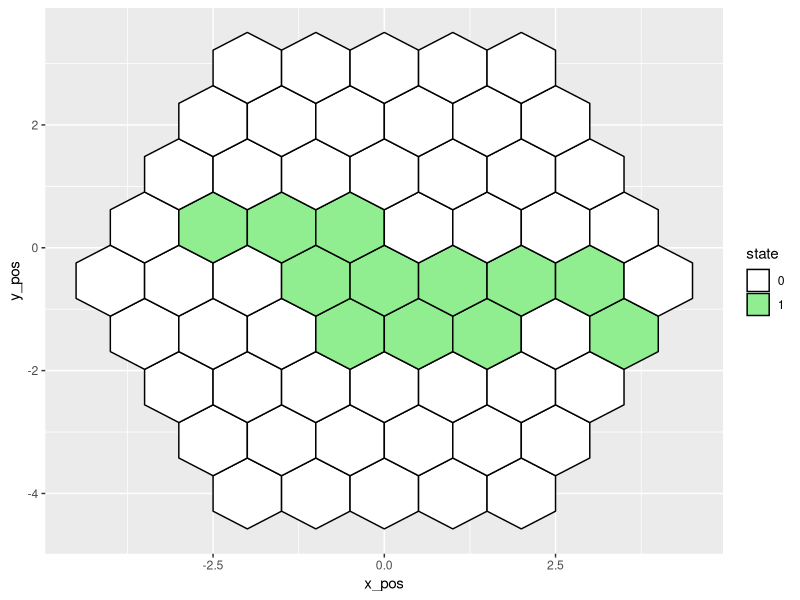
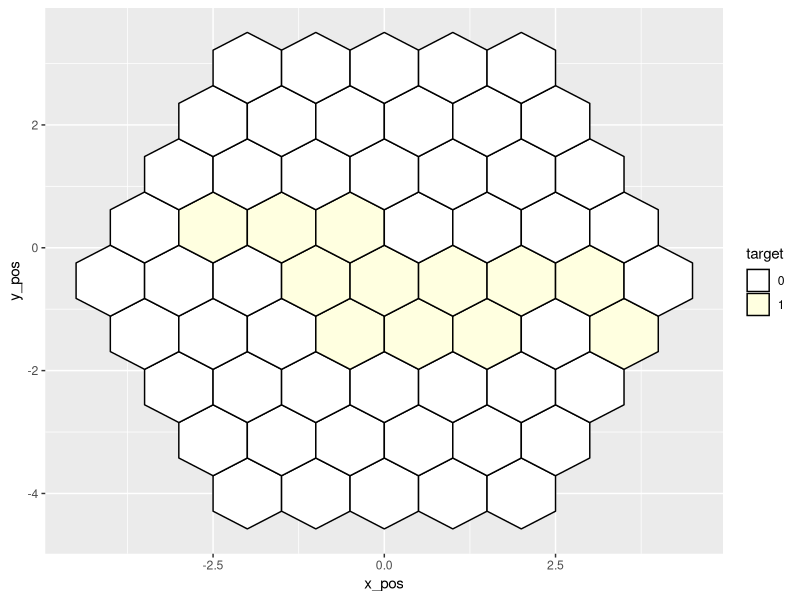
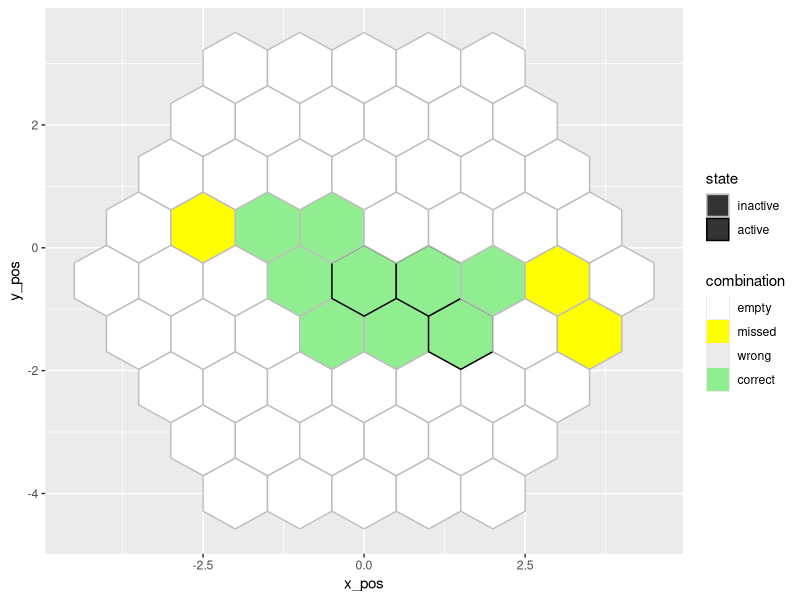

These charts were generated, in order, by the following R code:
rm(list=ls())

library(tidyverse)
library(ggplot2)

#########
# SETUP
#########

N <- 4 #Hexagon radius (excluding centre, other stuff should scale with this)



# action_displays = ['W','A','D','F', '&#8629 ','&#8736',
#                        'E','R','S','Z','X','C']
# action_keys = c('W','A','D','F','L','K',
#                 'E','R','S','Z','X','C')
# if (cache)
# {
#   primitive_keycodes = c(87, 65, 68, 70, 13, 32)
#   cachable_keycodes = c(69,82,83,90, 88, 67)
#   
#   # action_keys =     ['W','A','D','F','L','K']
#   action_keycodes = c(87, 65, 68, 70, 13, 32)#76, 75
#   # action_displays = ['W','A','D','Z', '&#8629','&#8736']
#   
#   console.log(cachable_keycodes)
#   
# } else {
#   primitive_keycodes = c(87, 65, 68, 70, 13, 32,
#                          69,82,83,90, 88, 67)
#   
#   action_keycodes = c(87, 65, 68, 70, 13, 32,
#                       69,82,83,90, 88, 67)#76, 75
#   
# }


# Core HEX functions

#Cube-coordinate directional vectors
cdv <- list(NE=c(1, -1, 0),
            E=c(1, 0, -1),
            SE=c(0, 1, -1),
            SW=c(-1, 1, 0),
            W=c(-1, 0, +1),
            NW=c(0, -1, +1))
#Convert cube coordinates q and r to xy
cube_to_oddr<-function(q,r)
{
  col = q + (r - bitwAnd(r,1)) / 2
  row = r
  data.frame(x_id=col, y_id=row)
}
# And back again
oddr_to_cube <- function(x,y)
{
  q = x - (y - bitwAnd(y,1)) / 2
  r = y
  s = -q-r
  data.frame(q=q, r=r, s=s)
}

# Make the board/state
make_hex_lattice = function(N, dist=1) {
  nx<-ny<-2*N+1
  origin<-c(-N,-N)
  offset<-c(0, rep(c(0.5,0), N))
  
  loc <- data.frame(x_pos = sort(c(rep(seq(from=0, by=dist, length.out=nx),each=ceiling(ny/2)),
                                            rep(seq(from=dist/2, by=dist, length.out=nx),
                                                each=floor(ny/2)))) + origin[1],
                          y_pos = rep(c(seq(from=0, by = dist*sqrt(3), length.out=ceiling(ny/2)),
                                           seq(from=dist*sqrt(3)/2, by=dist*sqrt(3),
                                               length.out=floor(ny/2))) + origin[2], times=nx))
  
  loc<-loc %>% mutate(x = rep(-N:N, each=ny),
                                  y = rep(c(seq(-N,N, by=2),seq((-N+1),N, by=2)), nx))
  
  loc <- cbind(loc, oddr_to_cube(loc$x, loc$y))
  
  loc<-loc %>% arrange(y, x) %>%
    filter(abs(q)<5 & abs(r)<5 & abs(s)<5) %>% mutate(id = 1:n()) %>%
  select(id, x, y, q,r,s, x_pos, y_pos)

  return(loc)
}

# Extend state description to include all polygon vertices
make_hex_coords  = function(loc) {
  # Separate x and y coordinates
  lx = loc$x_pos # x-coordinates
  ly = loc$y_pos # y-coordinates      
  # Plot hexagonal lattice as filled hexagons
  hex_x = data.frame(loc, cbind(lx + 0, lx + 0.5, lx + 0.5, lx + 0, lx - 0.5, lx - 0.5))
  hex_y = data.frame(loc, cbind(ly - 1/(sqrt(3)), ly - 1/(2*sqrt(3)), ly + 1/(2*sqrt(3)), ly + 1/(sqrt(3)), ly + 1/(2*sqrt(3)), ly - 1/(2*sqrt(3))))
  
  #Get your coordinates in long format with an id
  hexdat <- hex_x %>% gather(vertice, x_pos, X1:X6) %>% arrange(id, vertice)
  hexdat_y <-  hex_y %>% gather(vertice, y_pos, X1:X6) %>% arrange(id, vertice)
    #Merge them into the same dataframe
  hexdat$y_pos <- hexdat_y$y_pos

  return(hexdat)
}


# Create the board
empty_board<-make_hex_lattice(N)
full_board<-make_hex_coords(empty_board)

# Amortise the directional transformation vectors
# ################################################
cdv_amort<-list()
for (dir in 1:6)
{
  cdv_amort[[dir]]<-data.frame(from=1:nrow(empty_board), to = rep(NA, nrow(empty_board)))
  for (i in 1:nrow(empty_board))
  {
    tmp<-which(empty_board$q==empty_board$q[i]+cdv[[dir]][1] &
         empty_board$r==empty_board$r[i]+cdv[[dir]][2] &
         empty_board$s==empty_board$s[i]+cdv[[dir]][3])
    if (any(tmp))
    {
      cdv_amort[[dir]]$to[i]<-tmp
    }

  }
  cdv_amort[[dir]]<-cdv_amort[[dir]][!is.na(cdv_amort[[dir]]$to),] #Remove the indices that go off the board
}

rot_amort<-data.frame(from=1:nrow(empty_board), to = rep(NA, nrow(empty_board)))
for (i in 1:nrow(empty_board))
{
  tmp<-which(empty_board$q==-empty_board$q[i] &
               empty_board$r==-empty_board$r[i] &
               empty_board$s==-empty_board$s[i])
  if (any(tmp))
  {
    rot_amort$to[i]<-tmp
  }
}

flip_amort<-list()
for (axis in 1:3)
{
  flip_amort[[axis]]<-data.frame(from=1:nrow(empty_board), to = rep(NA, nrow(empty_board)))
  
  for (i in 1:nrow(empty_board))
  {
    if (axis==1)
    {
    tmp<-which(empty_board$q==empty_board$q[i] &
                 empty_board$r==empty_board$s[i] &
                 empty_board$s==empty_board$r[i])
    }
    
    if (axis==2)
    {
      tmp<-which(empty_board$q==empty_board$s[i] &
                   empty_board$r==empty_board$r[i] &
                   empty_board$s==empty_board$q[i])
    }
    
    if (axis==3)
    {
      tmp<-which(empty_board$q==empty_board$r[i] &
                   empty_board$r==empty_board$q[i] &
                   empty_board$s==empty_board$s[i])
    }
    
    if (any(tmp))
    {
      flip_amort[[axis]]$to[i]<-tmp
    }
  }
}

###################
# Create action set
# ##############
f<-list() 

f$AddUnit<-function(ts)
{
  #Add unit in centre
  # this_state[N+1,N+1] <- 1
  # ts$active[ts$x==0, ts$y==0] <- 1
  ts$active[31]<-1 #Amortised for speed!
  ts
}

f$RemoveUnit<-function(ts)
{
  #Add unit in center
  # ts$active[ts$x==0, ts$y==0] <- 0
  ts$active[31]<-0
  ts
}

f$AddBar<-function(ts)
{
  #Add horizontal bar
  ts$active[c(30, 31, 32)] <- 1
  #ts$x==-1 & ts$y==0
  #ts$x==0 & ts$y==0
  ts
}

f$AddCorner<-function(ts)
{
  #Add horizontal bar
  ts$active[c(24,31,32)] <- 1#ts$x==1 & ts$y==-1
  ts
}

f$RotateClockwise<-function(ts)
{
  os<-ts
  ts$active<-0
  ts$active[rot_amort$to]<-os$active[rot_amort$from]
  ts
}

f$Flip<-function(ts, axis=1)
{
  os<-ts
  ts$active<-0
  ts$active[flip_amort$to]<-os$active[flip_amort$from]
  ts
}


f$ShiftNE<-function(ts, dir = 1)
{
  os<-ts
  ts$active<-0
  ts$active[cdv_amort[[dir]]$to]<-os$active[cdv_amort[[dir]]$from]
  ts
}

f$ShiftE<-function(ts, dir = 2)
{
  os<-ts
  ts$active<-0
  ts$active[cdv_amort[[dir]]$to]<-os$active[cdv_amort[[dir]]$from]
  ts
}

f$ShiftNW<-function(ts, dir = 3)
{
  os<-ts
  ts$active<-0
  ts$active[cdv_amort[[dir]]$to]<-os$active[cdv_amort[[dir]]$from]
  ts
}

f$ShiftSE<-function(ts, dir = 4)
{
  os<-ts
  ts$active<-0
  ts$active[cdv_amort[[dir]]$to]<-os$active[cdv_amort[[dir]]$from]
  ts
}

f$ShiftW<-function(ts, dir = 5)
{
  os<-ts
  ts$active<-0
  ts$active[cdv_amort[[dir]]$to]<-os$active[cdv_amort[[dir]]$from]
  ts
}

f$ShiftNW<-function(ts, dir = 6)
{
  os<-ts
  ts$active<-0
  ts$active[cdv_amort[[dir]]$to]<-os$active[cdv_amort[[dir]]$from]
  ts
}

f$Lock<-function(ts)
{
  # Special function because it shifts the active state to the locked state for which we get the scored loss
  # Should I change this since we want every trial to come with a loss even if not yet locked?
  # I guess we could pull the scoring out and make the loss not dependent on things being locked
  # or make it that locking gives points and clears the hexes, such that the loss of the active state is just about the un-solved hexes
  ts$locked<-pmax(ts$locked, ts$active)
  ts$active<-0
  ts
}



# 
# Action <- function(keycode, this_state=state, real=T, midcache = F)
# {
#   # Basically a wrapper that executes a function, writes it to the results and triggers visualisation update...
#   if (keycode==76 | keycode==13){this_state<-Lock(this_state, real)}
#   if (keycode==75 | keycode==32){this_state<-RotateClockwise(this_state, real)}
# 
#   if (keycode==87){this_state<-Shift('W', this_state, real)}#w
# 
#   if (keycode==65){this_state<-AddUnit(this_state, real)}#a
#   if (keycode==68){this_state<-RemoveUnit(this_state, real)}#SW
#   if (keycode==70){this_state<-Flip(axis=1, this_state, real)}
# 
# 
#   if (cache)# & real
#   {
#       if (keycode==69){this_state<-UseCache(1, this_state, real)}#Shift('E', this_state, real)}#e->EAST
#       if (keycode==82){this_state<-UseCache(2, this_state, real)}#Shift('NE', this_state, real)}#r->NW
#       if (keycode==83){this_state<-UseCache(3, this_state, real)}#AddCorner(this_state, real)}#s
#       if (keycode==90){this_state<-UseCache(4, this_state, real)}#AddBar(this_state, real)}#z
#       if (keycode==88){this_state<-UseCache(5, this_state, real)}#Shift('SW', this_state, real)}#x
#       if (keycode==67){this_state<-UseCache(6, this_state, real)}#Shift('SE', this_state, real)}#c
#   } else {
#       if (keycode==69){this_state<-Shift('E', this_state, real)}
#       if (keycode==82){this_state<-Shift('NW', this_state, real)}
#       if (keycode==83){this_state<-Shift('SW', this_state, real)}
#       if (keycode==90){this_state<-AddCorner(this_state, real)}
#       if (keycode==88){this_state<-AddBar(this_state, real)}
#       if (keycode==67){this_state<-Shift('SE', this_state, real)}
#   }
# 
#   if (real & !midcache & (keycode%in%primitive_keycodes | keycode%in%c(81,75,76)))
#   {
#       cat('got here')
#       actions[length(actions)+1]<-keycode
#       
#       results$action_history[length(results$action_history)+1]<-actions
#       results$state_history[length(results$tate_history)+1]<-this_state
# 
#       #Update the visual (player's) state
#       Update()
#   }
#   
#   this_state
# }
#   
  
#   
# Update <-function() {
#   # Draws the hex board....  Will need to integrate with R plotting
#   
#   # Loop over the raw xy locations
#   for (y in 1:10)
#   {
#     for (x in seq(y%%2+1, 18, by=2))
#     {
#       #Convert to cube coordinate
#       these_cube_coords = oddr_to_cube(floor((x-2*N)/2),y-N)
#       # oddr_to_cube(floor(prx[x]/2),pry[y])
#       
#       #If we're inside the hexagon
#           if(abs(these_cube_coords[1])<5 & abs(these_cube_coords[2])<5 & abs(these_cube_coords[3])<5)
#           {
#               #If the square is already locked in...
#               if (locked_state[these_cube_coords[1]+N, these_cube_coords[2]+N]==1)
#               {
#                   #And if the locked in state is correct
#                   if (target[these_cube_coords[1]+N, these_cube_coords[2]+N]==1)
#                   {
#                       print('draw strong green')
#                       # d.draw(x, y, null, null, "#090") #Strong Green
#                   } else {
#                       #Otherwise
#                       print('draw red')
#                       # d.draw(x, y, null, null, "#900")#Red
#                   }
# 
#               } else {
#                   #If state is not already not locked in but is part of the target
#                   if (target[these_cube_coords[1]+N, these_cube_coords[2]+N]==1)
#                   {
#                     print('draw light green')
#                       # d.draw(x, y, null, null, "#9e9") #Light green
#                   } else {
#                       #Otherwise if unoccupied, non target and not locked in it is white
#                     print('draw white')
#                      # d.draw(x, y, null, null, "white")
#                   }
#               }
#               
#               # If the state is actively occupied
#               if (state[these_cube_coords[1]+N, these_cube_coords[2]+N]==1)
#               {
#                   #And part of the pattern
#                   if (target[these_cube_coords[1]+N, these_cube_coords[2]+N]==1)
#                   {
#                       print('draw green, black dot?')
#                       # d.draw(x, y, "•", "black", "#595")#"#595"
#                   } else {
#                     print('draw gray, black dot?')
#                     # d.draw(x, y, "•", "black",  "#999")
#                   }
#               } 
#           }
#       }
#   }
# 
#     # UpdateStringVis()
# }
# 


UseCache<-function(n, this_state, this_real)
{    
  #Read the cached pattern TODO KEEP THIS NOT IN THE STRING
  cache_pattern <- library[n]#Array.from($('#cache' + n).text())
  cat('before expanding:', cache_pattern)
  
  #Get rid of any nesting before the display process begins
  
  while (cachable_keycodes[1] %in% cache_pattern |
         cachable_keycodes[2] %in% cache_pattern | 
         cachable_keycodes[3] %in% cache_pattern | 
         cachable_keycodes[4] %in% cache_pattern | 
         cachable_keycodes[5] %in% cache_pattern | 
         cachable_keycodes[6] %in% cache_pattern ) {
    
    for (i in 1:length(cache_pattern))
    {
      for (j in 1:length(cachable_keycodes))
      {
        if (cache_pattern[i]==cachable_keycodes[j])
        {
          if (i==1)
          {
            cache_pattern<-c(library[[j]], cache_pattern[2:length(cache_pattern)])
          } else if (i==length(cache_pattern))
          {
            cache_pattern<-c(cache_pattern[1:(i-1)], library[[j]])
          } else {
            cache_pattern<-c(cache_pattern[1:(i-1)], library[[j]], cache_pattern[(i+1):length(cache_pattern)])
          }

          #MAY NEED TO CHECK IF ITS FIRST OR LAST
          # cache_pattern.splice(i, 1)
          # insertArrayAt(cache_pattern, i, library[j])
          break
        }
      }
    }
  }
  #How long is the fully expanded string?
    cpl = length(cache_pattern)
  
  #Feed the string to the Action function with short timeouts so you can see it play out
  cat('after expanding:', cache_pattern)
  
  
  for (i in 1:length(cache_pattern))
  {
    Action(cache_pattern[i], this_state=this_state, real=this_real, midcache = T)
  }
  if (this_real)
  {
    Update()
    actions[length(actions)+1]<-cachable_keycodes[n]
    # UpdateStringVis()
  }
}  
  
##########
#START
##########
  
# REMOVE THE GENERATION/SOLUTION DISTINCTION, WE NEED TO BE ABLE TO GENERATE PROCEDURALLY AND COMPARE WITH A TARGET BUT CAN STORE THESE DIFFERENTLY
#TODO: GET THE BASIC OPERATIONS WORKING PROPERLY BOTH AS GENERATION AND FOR SOLUTION

# Basic functionality is to chain these together, calculting a loss and keeping a history


state<-empty_board %>% select(-x_pos, -y_pos) %>% mutate(target = 0, active=0, locked=0)

# Generate a random sequence
depth<-100
a_states<-l_states<-matrix(NA, nrow=nrow(state), ncol=depth)#vector(mode = "list", length = depth)
actions<-rep(NA, length = depth)

for (d in 1:depth)
{
  action<-sample(length(f), 1)
  state<-f[[action]](state)
  
  a_states[,d]<-state$active
  l_states[,d]<-state$locked
  actions[d]<-names(f)[action]
}
state<-f$Lock(state)

colSums(a_states)
actions

# Append the state to the board and plot it
full_board$state<-factor(rep(state$locked, each = 6))
ggplot(full_board, aes(x_pos, y_pos)) + 
  geom_polygon(aes(group = id, fill=state), colour = 'black') +
  scale_fill_manual(values = c('white','lightgreen'))


target<-state$locked

# Depth 1 planner
state<-empty_board %>% select(-x_pos, -y_pos) %>% mutate(target = 0, active=0, locked=0)
state$target<-target

full_point<-sum(state$target)
full_board$target<-factor(rep(state$target, each = 6))
ggplot(full_board, aes(x_pos, y_pos)) + 
  geom_polygon(aes(group = id, fill=target), colour = 'black') +
  scale_fill_manual(values = c('white','lightyellow'))

depth<-100
a_states<-l_states<-matrix(NA, nrow=nrow(state), ncol=depth)#vector(mode = "list", length = depth)
actions<-scores<-rep(NA, length = depth)
for (d in 1:depth)
{
  ps<-list()
  score<-rep(NA, length(f))
  for (pa in 1:length(f))
  {
    ps[[pa]]<-f[[pa]](state)
    # How many points would I have if I did this
    score[pa]<-sum(ps[[pa]]$active==1 & ps[[pa]]$target==1 & ps[[pa]]$locked==0)*0.1 +
               -sum(ps[[pa]]$active==1 & ps[[pa]]$target==0)*0.1 + 
                sum(ps[[pa]]$locked==1 & ps[[pa]]$target==1) + 
                -sum(ps[[pa]]$locked==1 & ps[[pa]]$target==0)
  }
  greedy_choice_ix<-which(score==max(score))
  
  if (length(greedy_choice_ix)>1)
  {
    greedy_choice_ix<-sample(greedy_choice_ix, 1)
  }
  
  state<-f[[greedy_choice_ix]](state)
  
  a_states[,d]<-state$active
  l_states[,d]<-state$locked
  actions[d]<-names(f)[greedy_choice_ix]
  scores[d]<-score
}
# state<-f$Lock(state)

cat('Got:', sum(state$locked==1 & state$target==1), ' of ', sum(state$target),
    'with ', sum(state$locked==1 & state$target==0), 'mistakes')

state$combination<-0
state$combination[state$locked==0 & target==1]<-1
state$combination[state$locked==1 & target==0]<-2
state$combination[state$locked==1 & target==1]<-3

full_board$combination<-factor(rep(state$combination, each = 6), levels = 0:3, labels = c('empty','missed','wrong','correct'))
full_board$state<-factor(rep(state$active, each = 6), levels = 0:1, labels = c('inactive','active'))
# Fix colour scheme
ggplot(full_board, aes(x_pos, y_pos)) + 
  geom_polygon(aes(group = id, fill=combination, colour=state)) +
  scale_colour_manual(values = c('gray','black'), drop = F) +
  scale_fill_manual(values = c('white','yellow','pink','lightgreen'), drop = F)

# Could add an approach reward for if active state could get 'closer' to remaining targets, sum of squared errors or something... but getting off track ehre, maybe remove lock!


# Lock is playing havok because it gets stuck with a lot of active stuff it can't bin
# What might fix this problem? remove lock altogether?
# Make Lock expensive but the rewards for locking more valuable than active state?
# Just rely on learned sequences?

# Let's try and do away with lock altogther and see what happens?

#' if (mode=='procedural')
#' {
#'   target <- ProceduralPattern(gen_depth)
#' } else {
#'   target <- ChallengePattern(pattern)
#'   # console.log(pattern)
#'   #'djdjdwuuuedjdjdwnnedjdjdwkkk' -previously
#'   #fxfxfswrwrwrtfxfxfscctfxfxfseeet
#'   #xkxkxdrrrlxkxkxdsslxkxkxdeeel -- e.g. three circles XKXKXDRRRLXKXKXDSSLXKXKXDEEEL
#'   #zfzsslzfzccclzfzrrrlzfzkeelzfzkkwwwlzfzkkkkeerrl circle of bones
#' }

# console.log(gen_depth, 'mode', mode, ' ', pattern)
# results$target <- target #Store the target pattern
# 
# if (cache)
# {
#   results$library_history <-library
# }

#VISUALISATION

#Plot the hexagons onto it
# for (y in 1:(2*N+1))
# {
#   for (x in seq(y%%2+1, 2*(2*N+1), by=2))
#   {
#     cat('xy', x, y, 'centered', prx[x], pry[y], oddr_to_cube(floor(prx[x]/2),pry[y]), '\n')
#         #console.log('xy', x, y, 'centered', prx[x], pry[y], oddr_to_cube(floor(prx[x]/2),pry[y]))
#         # Note the coordinates, every odd row is offset to the right doubling the number of x coordinates needed
#         
#     these_cube_coords = oddr_to_cube(floor((x-2*N)/2),y-N)
#     
#     #If we're inside the hexagon
#     if(abs(these_cube_coords[1])<5 & abs(these_cube_coords[2])<5 & abs(these_cube_coords[3])<5)
#     {
#       #Uncomment to view coordinates
#       # raw_xy_string = x.toString()+','+y.toString()
#       # xy_string = (x-2*N).toString()+','+(y-N).toString()
#       qrs_string = paset0(these_cube_coords[1], these_cube_coords[2], sep=',')#why do this?+','+these_cube_coords[2].toString()
#       
#       if (target[these_cube_coords[1]+N, these_cube_coords[2]+N]==1)
#       {
#         # d.draw(x, y, null, null, "#9e9")
#         print('draw green')
#       } else {
#         # d.draw(x, y, null, null, "#fff")
#         print('draw white')
#       }
#       
#     }
#         
#   }
# }
  
#SETS UP INPUT input.
# window.addEventListener("keypress", function(e) {
#     #Workaround to avoid spacebar scrolling to bottom of page
#     if (e.which == 32 | e.which == 13) {
#         e.preventDefault()
#     }
#     code = e.charCode
# 
#     if (code>=97 && code<=122)
#     {
#         code = code-32#Hack to convert lower case keycodes to upper case
#     }
#     ch = String.fromCharCode(code)
#     console.log(ch)
#     console.log("Key char is: " + ch + " Code is: " + code)
#     Action(code)
# })

#SETS UP CACHING ACTIONS (INCLUDING SOME OF THE CHECKING LOGIC)
# if (cache)
# {
#     #Functionality for using caches
#     $(".cache-btn").click(function(){
#         tmp = this.id
#         console.log('clicked', this.id, tmp.charAt(tmp.length-1))
#         which_cache = Number(tmp.charAt(tmp.length-1))
# 
#         # console.log('hihi', actions, which_cache, cachable_keycodes,
#             # cachable_keycodes[which_cache], actions.includes(cachable_keycodes[which_cache]))
# 
#         if (!actions.includes(cachable_keycodes[which_cache]))
#         {
#             library[which_cache] = _.cloneDeep(actions)
#             actions = [cachable_keycodes[which_cache]]
# 
#             UpdateCacheVis(which_cache)
#             UpdateStringVis()
#             results.library_history.push(_.cloneDeep(library))
#             results.library_update_at.push(results.action_history.length)
#         } else {
#             alert('Cannot cache a sequence that contains itself!')
#         }
#     })
# 
#     for (let i=0 i<library.length i++)
#     {
#         UpdateCacheVis(i)
#     }
# }

  
          